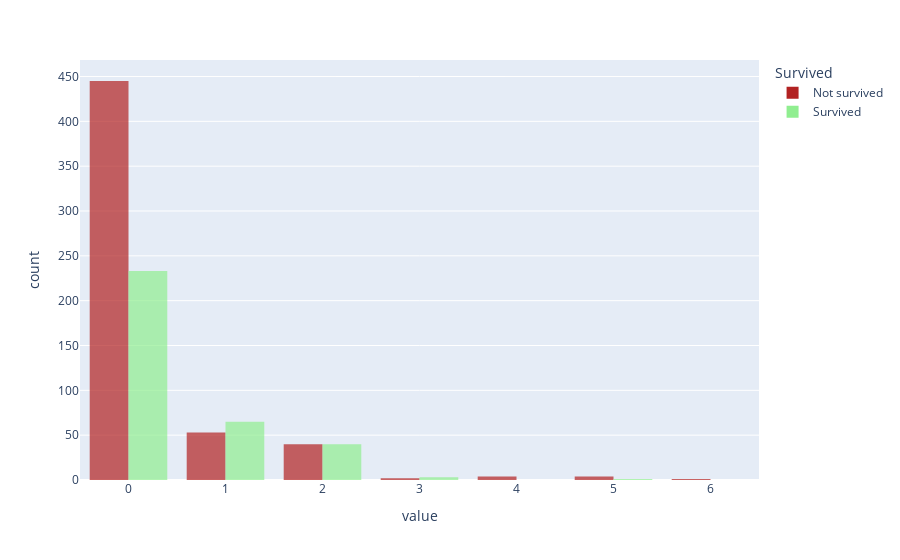

Notebook code cell kept with this figure:
### Markdown cell above
"Parch" is an abbreviation for "Parent/Child".  
The values for "Parch" range from 0 (indicating that the passenger had no parents or children on board) to 6 (indicating that the passenger had six parents or children on board).

### Code cell
px.histogram(df_viz, x=["Parch"],  color='Survived ', 
             color_discrete_map={'Not survived':'firebrick', 'Survived':'lightgreen'}, 
             barmode="group", opacity=.7)

### Figure 1 — Plotly figure (JSON) as saved in the notebook; plotly's stock layout.template omitted (floating-point values rounded to 4 significant figures; data arrays with more than 128 entries replaced by an {"elided": "..."} marker saying what was removed)
{"data": [{"alignmentgroup": "True", "bingroup": "x", "hovertemplate": "Survived =Not survived<br>value=%{x}<br>count=%{y}<extra></extra>", "legendgroup": "Not survived", "marker": {"color": "firebrick", "opacity": 0.7, "pattern": {"shape": ""}}, "name": "Not survived", "offsetgroup": "Not survived", "orientation": "v", "showlegend": true, "type": "histogram", "x": {"elided": "549 int values"}, "xaxis": "x", "yaxis": "y"}, {"alignmentgroup": "True", "bingroup": "x", "hovertemplate": "Survived =Survived<br>value=%{x}<br>count=%{y}<extra></extra>", "legendgroup": "Survived", "marker": {"color": "lightgreen", "opacity": 0.7, "pattern": {"shape": ""}}, "name": "Survived", "offsetgroup": "Survived", "orientation": "v", "showlegend": true, "type": "histogram", "x": {"elided": "342 int values"}, "xaxis": "x", "yaxis": "y"}], "layout": {"barmode": "group", "legend": {"title": {"text": "Survived "}, "tracegroupgap": 0}, "margin": {"t": 60}, "xaxis": {"anchor": "y", "domain": [0, 1], "title": {"text": "value"}}, "yaxis": {"anchor": "x", "domain": [0, 1], "title": {"text": "count"}}}}
